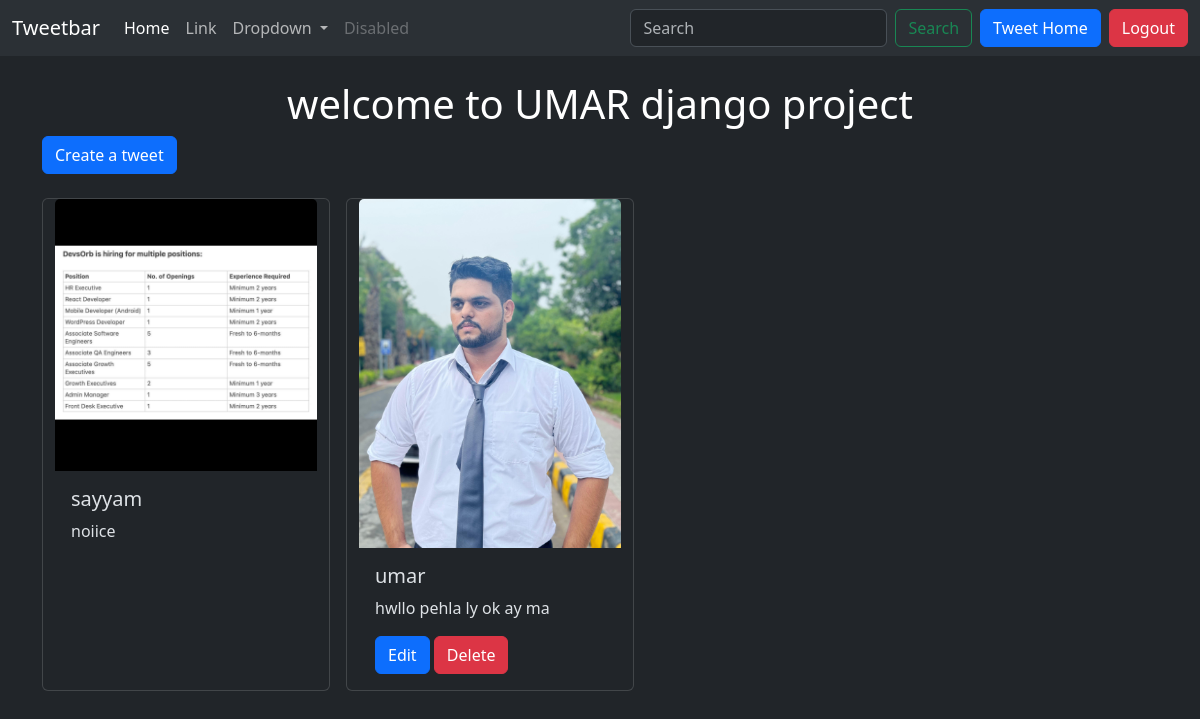
The page /tweet/ (signed in) on the database its author committed.
### tweet/models.py (models this page shows, shortened)
class Tweet(models.Model):
    user = models.ForeignKey(User, on_delete=models.CASCADE)
    text = models.TextField(max_length=250)
    photo = models.ImageField(upload_to='photos/',blank=True, null=True)
    created_at = models.DateTimeField(auto_now_add=True)
    updated_at = models.DateTimeField(auto_now=True)

### tweet/views.py (the view)
# urls.py: path('', views.tweet_list, name='tweet_list'),
def tweet_list(request):
    tweets = Tweet.objects.all().order_by('-created_at')
    return render(request, 'tweet_list.html', {'tweets' : tweets})

### tweet/templates/tweet_list.html (shortened to what this page needs)
{% extends "layout.html" %}
{% block content %}
<h1 class="text-center text-white mt-4">welcome to UMAR django project</h1>
<a class="btn btn-primary mb-4" href="{% url 'tweet_create' %}">Create a tweet</a>
<div class="container row gap-3">
    {% for tweet in tweets %}
    <div class="card" style="width: 18rem;">
        <img src={{tweet.photo.url}} class="card-img-top" alt="...">
        <div class="card-body">
          <h5 class="card-title">{{tweet.user.username}}</h5>
          <p class="card-text">{{tweet.text}}</p>
          {%if tweet.user == user%}
          <a href="{% url 'tweet_edit' tweet.id %}" class="btn btn-primary">Edit</a>
          <a href="{% url 'tweet_delete' tweet.id %}" class="btn btn-danger">Delete</a>
          {%endif%}
        </div>
      </div>
    {% endfor %}
</div>
{% endblock %}

### rows shown on the page
Tweet: photo (picture), user.username "sayyam", text "noiice"
Tweet: photo (picture), user.username "umar", text "hwllo pehla ly ok ay ma", shows "Edit"
